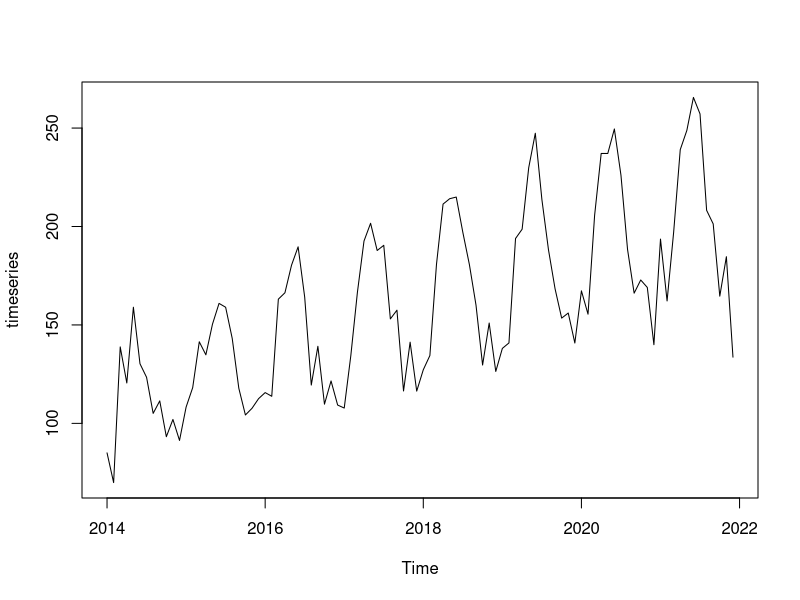
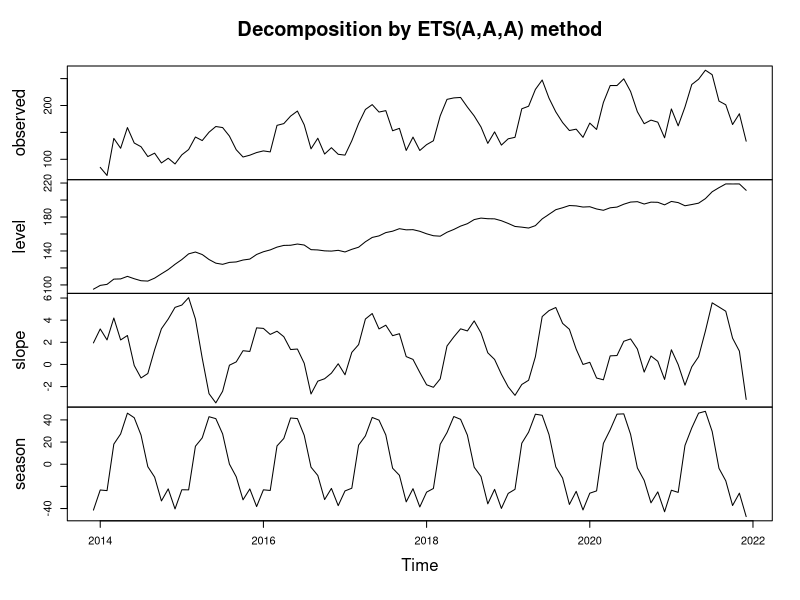
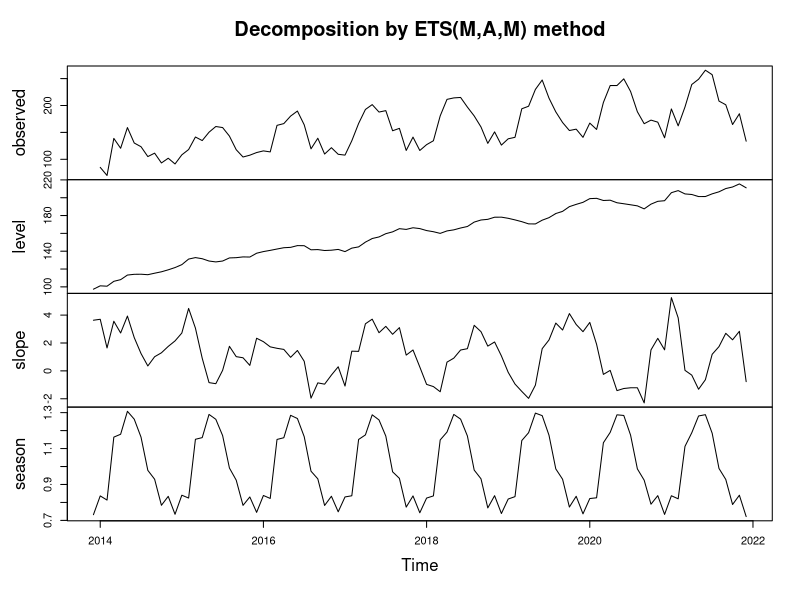
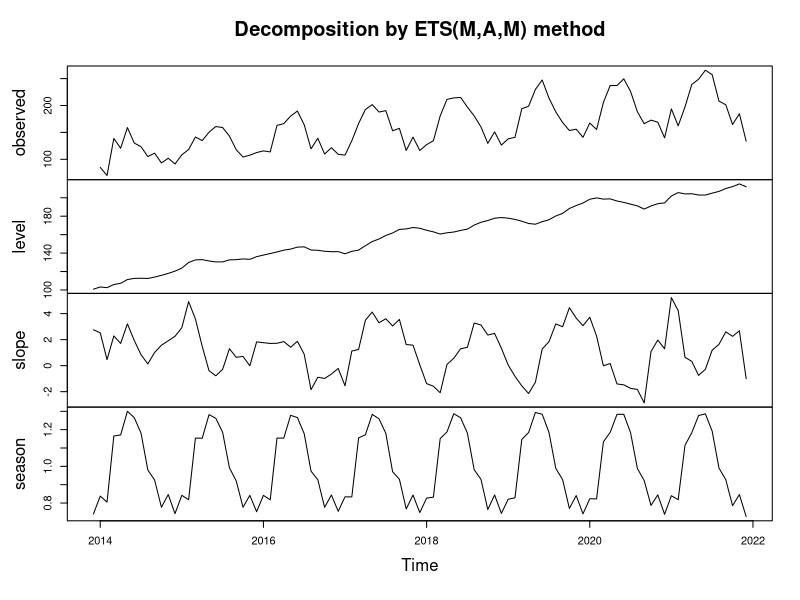
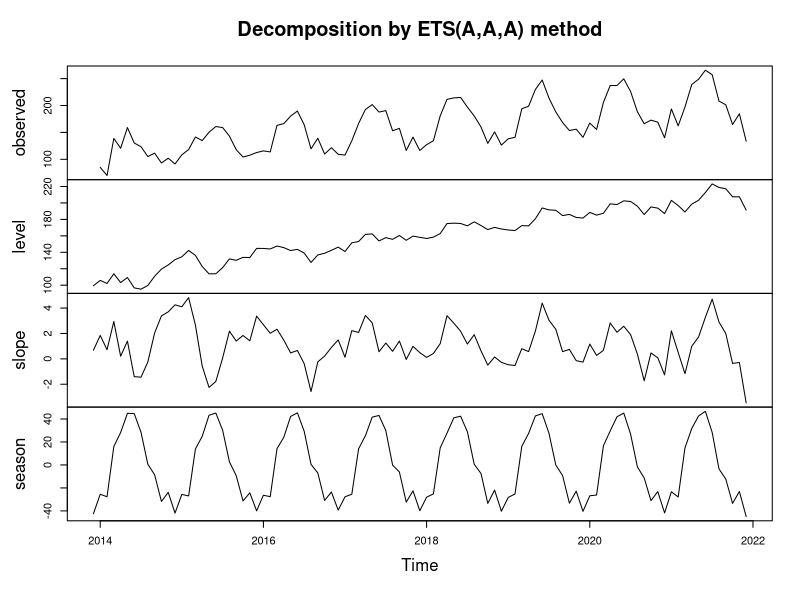
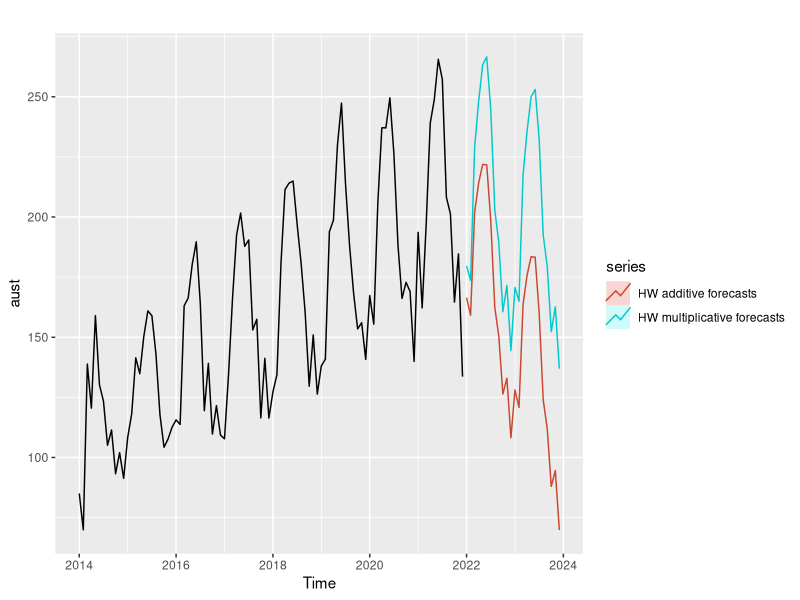
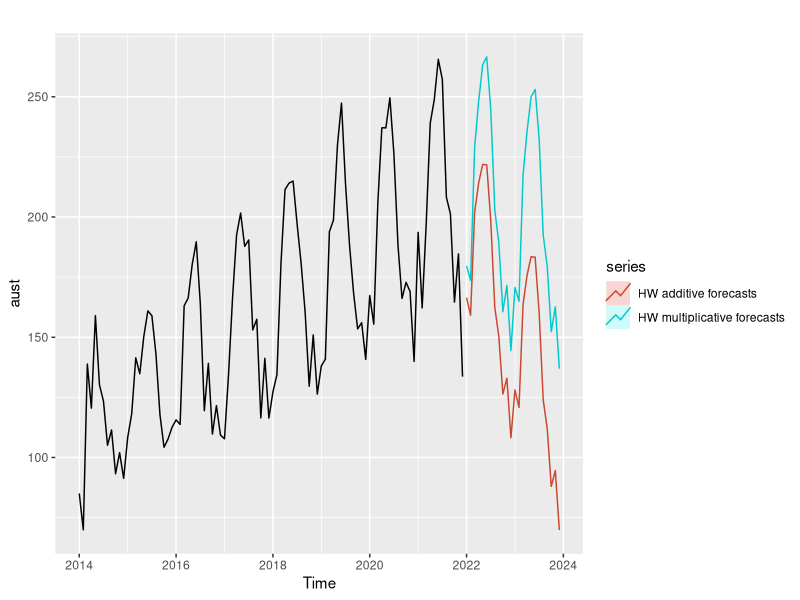

Here is the R script that generated these plots, in order:
hw2 <- read.csv('HW2_CSV.csv',header = T)
xt <- hw2$Xt
timeseries = ts(xt, start = c(2014,1),frequency = 12)
plot.ts(timeseries)

### b. ### 
library('forecast')
### apply additive trend-seasonal model
hw2_forecast <- ets(timeseries, model = 'AAA', alpha = 0.2, beta = 0.1, gamma = 0.1, damped = FALSE)
### RMSE = 15.27477
                                    
hw2_forecast$fitted
plot(hw2_forecast)
accuracy(hw2_forecast)
forecast(hw2_forecast, level=0.95, h=12)

### c. ###
hw2_forecast1 <- ets(timeseries, model = 'MAM', alpha = 0.2, beta = 0.1, gamma = 0.1, damped = FALSE)
### RMSE = 13.1621
hw2_forecast1$fitted
plot(hw2_forecast1)
accuracy(hw2_forecast1)
forecast(hw2_forecast1, level=0.95, h=12)
### d. ###
hw2_forecast2 <- ets(timeseries, model = 'MAM', lower = c(0.1, 0.1, 0.1, 0.8), upper = c(0.5, 0.5, 0.5, 0.9), damped = F)
fcast <- forecast(hw2_forecast2, level=0.95, h=12)
accuracy(hw2_forecast2) ### RMSE = 13.21017
plot(hw2_forecast2)
hw2_forecast4 <- ets(timeseries, model = 'AAA', lower = c(0.1, 0.1, 0.1, 0.8), upper = c(0.5, 0.5, 0.5, 0.9), damped = F)
plot(hw2_forecast4)
fcast1 <- forecast(hw2_forecast4, level=0.95, h=12)
accuracy(hw2_forecast4) ### RMSE = 14.23307


aust <- window(timeseries,start=2014)
fit1 <- hw(aust,
           alpha = 0.1571,
           beta = 0.1,
           gamma = 0.1,seasonal="multiplicative",
           damped = FALSE)
fit2 <- hw(aust,
           alpha = 0.4999, 
           beta  = 0.1001,
           gamma = 0.1008,
           seasonal="additive",
           damped = FALSE)
autoplot(aust) +
  autolayer(fit1, series="HW multiplicative forecasts", PI=FALSE) +
  autolayer(fit2, series="HW additive forecasts",
            PI=FALSE) 
 
aust <- window(timeseries,start=2014)
fit1 <- hw(aust,
           alpha = 0.1571,
           beta = 0.1,
           gamma = 0.1,seasonal="multiplicative",
           damped = FALSE)
fit2 <- hw(aust,
           alpha = 0.4999, 
           beta  = 0.1001,
           gamma = 0.1008,
           seasonal="additive",
           damped = FALSE)
autoplot(aust) +
  autolayer(fit1, series="HW multiplicative forecasts", PI=FALSE) +
  autolayer(fit2, series="HW additive forecasts",
            PI=FALSE) 

